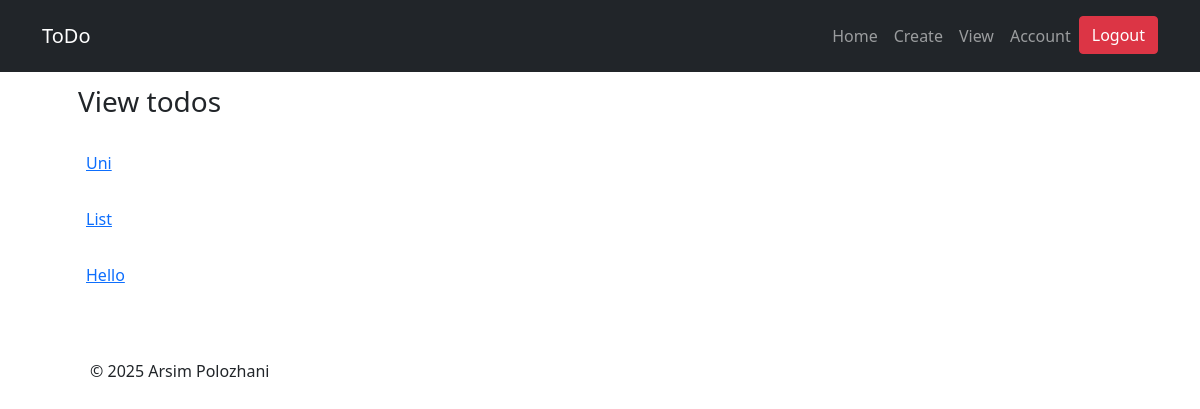
The app's page /view/ (signed in), older data.
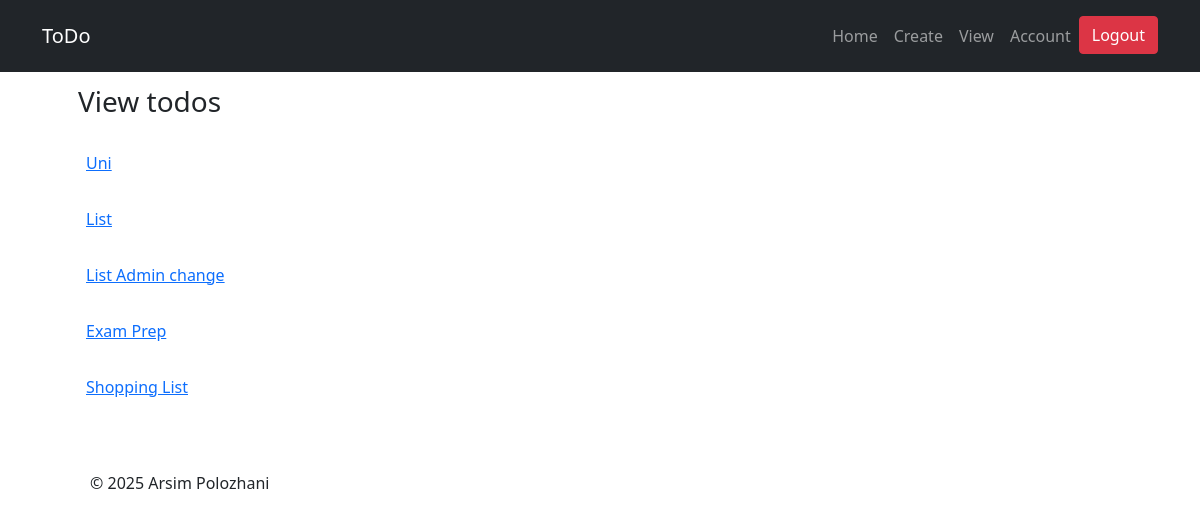
The same page, newer data.
### main/models.py (models this page shows, shortened)
class ToDoList(models.Model):
    user = models.ForeignKey(User, on_delete=models.CASCADE, related_name="todolist", null=True)
    name = models.CharField (max_length=200)

### main/views.py (the view)
# urls.py: path("view/", views.view, name="view"),
def view (request):
    return render (request, "main/view.html", {})

### main/templates/main/view.html (shortened to what this page needs)
{% extends "main/base.html" %}
{% block content %}
<h3 class="mb-4">View todos</h3>
    <div class="row">
        <div class="col-md">
            {% for list in user.todolist.all %}
                <p id="todos-list" class="px-2 py-2"><a href="/{{list.id}}">{{ list.name }}</a></p>
            {% endfor %}
        </div>
        <div class="col-md">
        </div>
    </div>
{% endblock %}

### main/templates/main/base.html (shortened to what this page needs)
<!DOCTYPE html>
<html lang="en">
<head>
<link href="https://cdn.jsdelivr.net/npm/bootstrap@5.0.2/dist/css/bootstrap.min.css" rel="stylesheet">
</head>
<body>
    <nav class="navbar navbar-expand-lg bg-dark navbar-dark py-3 fixed-top">
        <div class="container">
            <a href="{% url 'home' %}" class="navbar-brand">ToDo</a>
            <div class="collapse navbar-collapse" id="navmenu">
                <ul class="navbar-nav ms-auto">
                    <li class="nav-item">
                        <a href="{% url 'home' %}" class="nav-link">Home</a>
                    </li>
                    {% if user.is_authenticated %}
                    <li class="nav-item">
                        <a href="{% url 'create' %}" class="nav-link">Create</a>
                    </li>
                    <li class="nav-item">
                        <a href="{% url 'view' %}" class="nav-link">View</a>
                    </li>
                    <li class="nav-item">
                        <a href="{% url 'account' %}" class="nav-link">Account</a>
                    </li>
                    <li class="nav-item">
                        <form method="post" action="{% url 'logout' %}" style="display:inline;" >
                            <button type="submit" class="btn btn-danger">Logout</button>
                        </form>
                    </li>
                    {% endif %}
                </ul>
            </div>
        </div>
    </nav>
    <div class="main container px-sm-5" id="content" name="content">
       <div class="row justify-content-center">
            <div class="col">
                    {% block content %}
                    {% endblock %}
            </div>
       </div>
    </div>
    <footer>
        <div class="container">
            <p class="fs-6 lead mt-5 px-sm-5">&copy; <span id="year"></span> Arsim Polozhani</p>
        </div>
    </footer>
</body>
</html>

### main/templates/main/base.html (style rules this page uses)
body::before { display: block; content: ''; height: 60px; }

Row changes from the older to the newer data that the page shows:
changed ToDoList: name "Hello" → "List Admin change"
added ToDoList: name "Exam Prep"
added ToDoList: name "Shopping List"
